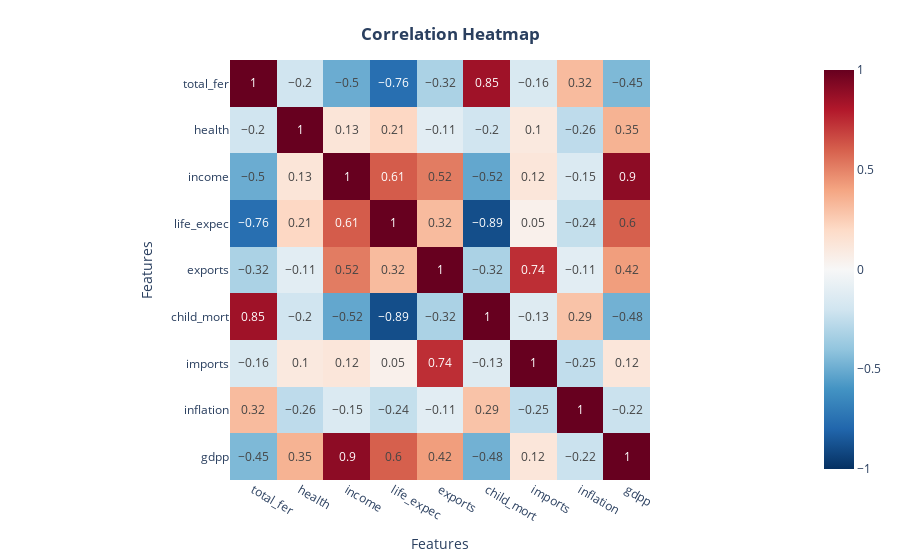

Here is the notebook cell this chart was saved with:
### Code cell
# Correlation Heatmap
correlation_analysis(df)

### Figure 1 — Plotly figure (JSON) as saved in the notebook; plotly's stock layout.template omitted (floating-point values rounded to 4 significant figures)
{"data": [{"coloraxis": "coloraxis", "hovertemplate": "x: %{x}<br>y: %{y}<br>color: %{z}<extra></extra>", "name": "0", "texttemplate": "%{z}", "type": "heatmap", "x": ["total_fer", "health", "income", "life_expec", "exports", "child_mort", "imports", "inflation", "gdpp"], "xaxis": "x", "y": ["total_fer", "health", "income", "life_expec", "exports", "child_mort", "imports", "inflation", "gdpp"], "yaxis": "y", "z": [[1, -0.2, -0.5, -0.76, -0.32, 0.85, -0.16, 0.32, -0.45], [-0.2, 1, 0.13, 0.21, -0.11, -0.2, 0.1, -0.26, 0.35], [-0.5, 0.13, 1, 0.61, 0.52, -0.52, 0.12, -0.15, 0.9], [-0.76, 0.21, 0.61, 1, 0.32, -0.89, 0.05, -0.24, 0.6], [-0.32, -0.11, 0.52, 0.32, 1, -0.32, 0.74, -0.11, 0.42], [0.85, -0.2, -0.52, -0.89, -0.32, 1, -0.13, 0.29, -0.48], [-0.16, 0.1, 0.12, 0.05, 0.74, -0.13, 1, -0.25, 0.12], [0.32, -0.26, -0.15, -0.24, -0.11, 0.29, -0.25, 1, -0.22], [-0.45, 0.35, 0.9, 0.6, 0.42, -0.48, 0.12, -0.22, 1]]}], "layout": {"coloraxis": {"cmax": 1, "cmin": -1, "colorscale": [[0, "rgb(5,48,97)"], [0.1, "rgb(33,102,172)"], [0.2, "rgb(67,147,195)"], [0.3, "rgb(146,197,222)"], [0.4, "rgb(209,229,240)"], [0.5, "rgb(247,247,247)"], [0.6, "rgb(253,219,199)"], [0.7, "rgb(244,165,130)"], [0.8, "rgb(214,96,77)"], [0.9, "rgb(178,24,43)"], [1, "rgb(103,0,31)"]]}, "margin": {"t": 60}, "title": {"text": "<b>Correlation Heatmap</b>", "x": 0.5, "xanchor": "center", "y": 0.95, "yanchor": "top"}, "xaxis": {"anchor": "y", "constrain": "domain", "domain": [0, 1], "scaleanchor": "y", "title": {"text": "Features"}}, "yaxis": {"anchor": "x", "autorange": "reversed", "constrain": "domain", "domain": [0, 1], "title": {"text": "Features"}}}}
